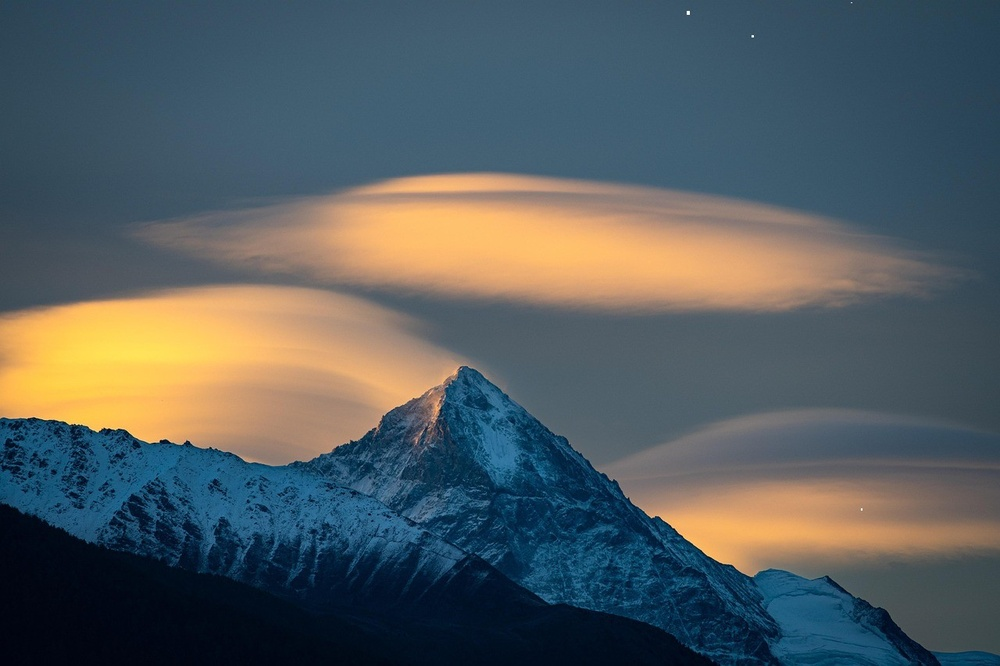
#> input picture Assignment 11/images/sample.jpeg, 1000 x 666 px, shrunk from 1280 x 853 before the run
$ python morphological_operation.py
#> lines starting #> are read from the running program, lines starting #| are printed output that depends on the picture
import cv2
import numpy as np

# Define a kernel for morphological operations
kernel = np.ones((3, 3), dtype=np.uint8)
image = cv2.imread('images/sample.jpeg')
#> image is the input picture: shape (666, 1000, 3); mean B, G, R 95.4, 92.6, 83.9
erosion = cv2.erode(image, kernel, iterations=1)
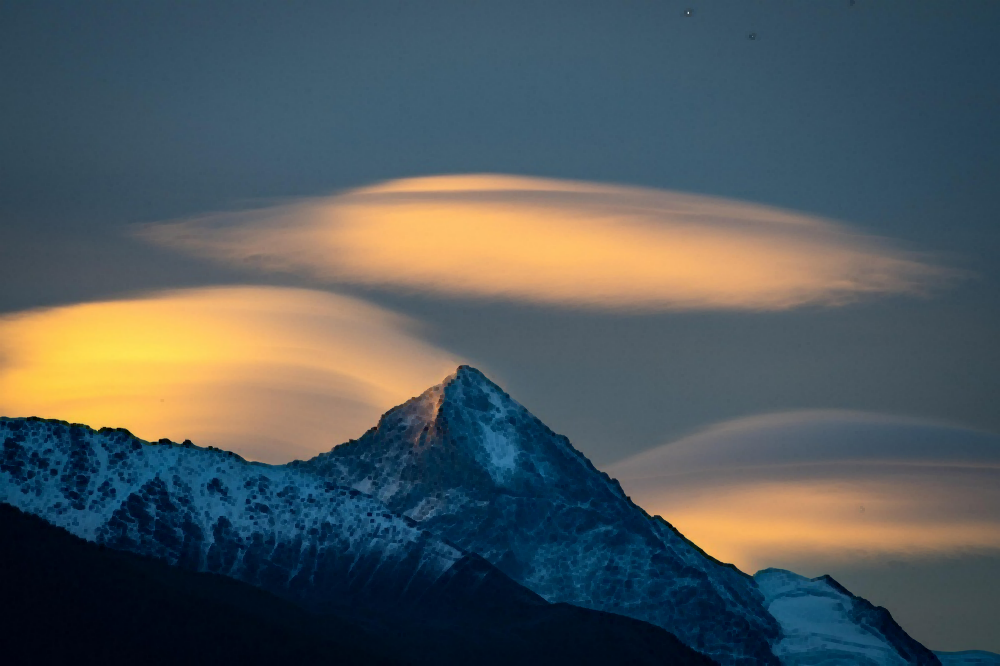
#> erosion: shape (666, 1000, 3); mean B, G, R 91.4, 88.5, 79.9

# Display the original and eroded images
cv2.imshow('Erosion', erosion)
cv2.waitKey(0)
cv2.destroyAllWindows()
